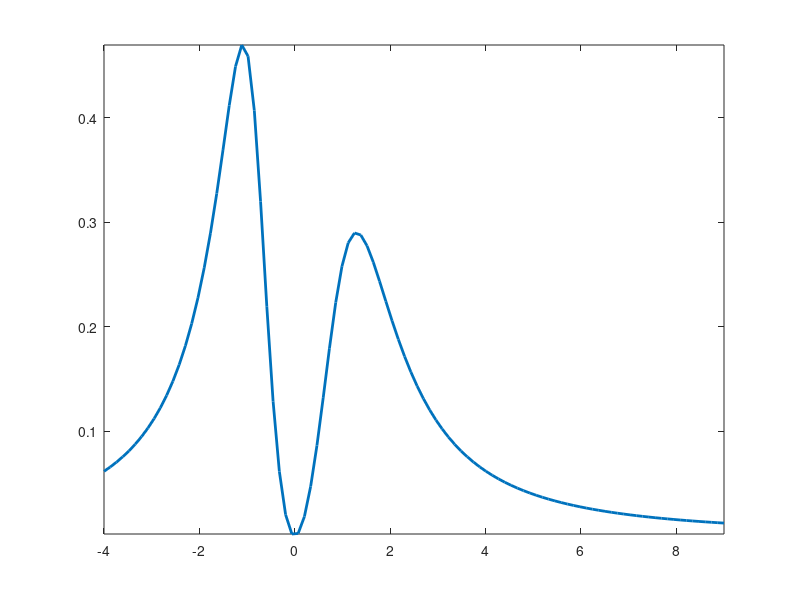

Write MATLAB code to recreate this figure.
% Построить график функции
% f(x) = x^2 / (2 + sin(x) + x^4)
% для –4 ≤ x ≤ 4.

x = linspace(-4, 9);
fx =  x.^2 ./ (2 + sin(x) + x.^4);
plot(x, fx, 'LineWidth', 2);
axis tight;